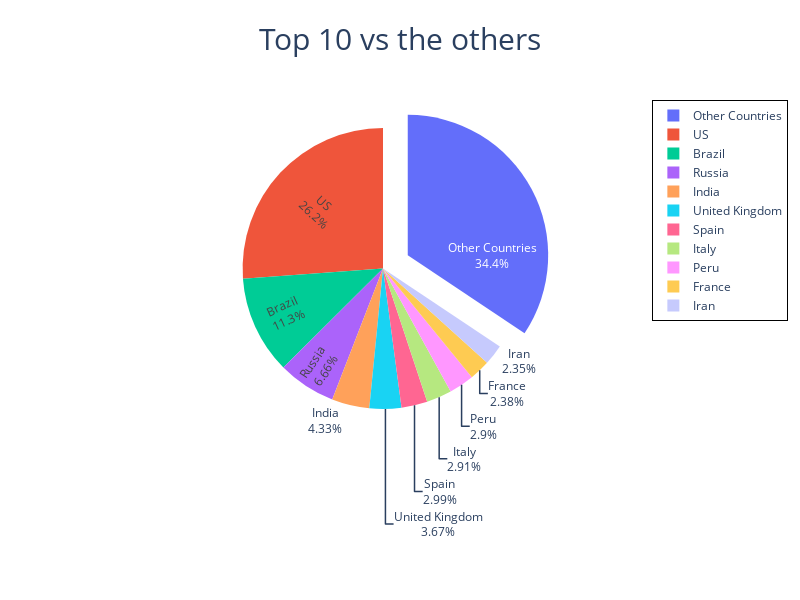

This figure's notebook cell:
### Code cell
not_top_10 = df_latest.head(df_latest.shape[0]-num_country).groupby('Country/Region').sum().index

df_temp = df_latest.replace(not_top_10, 'Other Countries').groupby('Country/Region').sum()

pull_out = []

for c in df_temp.index:
    if c == 'Other Countries': pull_out.append(0.2)
    else: pull_out.append(0)

plot['pie'] = go.Figure(data=[go.Pie(labels = df_temp.index, values = df_temp['Confirmed'], pull = pull_out,
                                     textinfo='label+percent', insidetextorientation='radial')])

plot['pie'].update_layout(title=go.layout.Title(text=f"Top {num_country} vs the others", font=dict(size=30), x=0.5),
                          legend = go.layout.Legend(bordercolor = 'black', borderwidth = 1), 
                          width = 800, height = 600);

plot['pie'].show()

### Figure 1 — Plotly figure (JSON) as saved in the notebook; plotly's stock layout.template omitted (floating-point values rounded to 4 significant figures)
{"data": [{"insidetextorientation": "radial", "labels": ["Brazil", "France", "India", "Iran", "Italy", "Other Countries", "Peru", "Russia", "Spain", "US", "United Kingdom"], "pull": [0, 0, 0, 0, 0, 0.2, 0, 0, 0, 0, 0], "textinfo": "label+percent", "type": "pie", "values": [923189, 194347, 354065, 192439, 237500, 2808860, 237156, 544725, 244328, 2137731, 299600]}], "layout": {"height": 600, "legend": {"bordercolor": "black", "borderwidth": 1}, "title": {"font": {"size": 30}, "text": "Top 10 vs the others", "x": 0.5}, "width": 800}}
